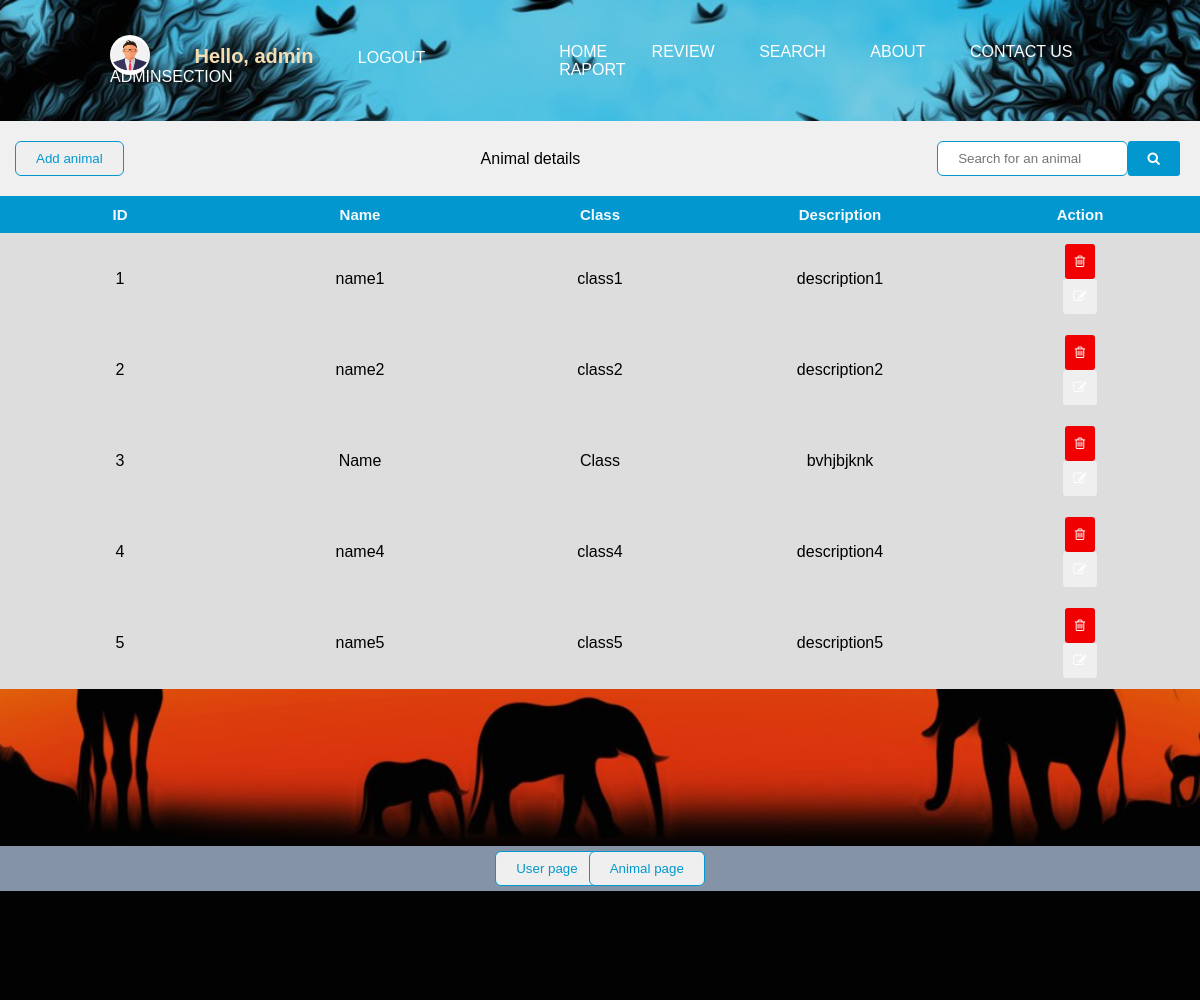
Page /PHP/adminAnimalPage.php (signed in) on the committed database.
### tables this page shows
CREATE TABLE `animals` (
  `id` int(11) NOT NULL,
  `name` varchar(30) NOT NULL,
  `class` varchar(30) NOT NULL,
  `description` text NOT NULL
);

### PHP/adminAnimalPage.php (the view, shortened to what this page needs)
<!DOCTYPE html>
<html lang="en">
<head>
    <link rel="stylesheet" href="../CSS/adminPage.css">
    <link rel="stylesheet" href="https://cdnjs.cloudflare.com/ajax/libs/font-awesome/4.7.0/css/font-awesome.min.css" type='text/css'>
</head>
<body>
    <div class="banner">
        <div class="navbar">
            <ul>
                <?php
                if (isset($_SESSION['id']) && isset($_SESSION['username'])) {
                ?>
                    <li> <img src="../Img/profile.jpg" alt=""> </li>
                    <li>
                        <h1>Hello, <?php echo $_SESSION['username']; ?></h1>
                    </li>
                    <li><a href="logout.php" target="_top">Logout</a></li>
                <?php
                } else {
                ?>
                    <li><a href="Login.php" target="_top">Log In</a></li>
                <?php
                }
                ?>
                <?php if ($_SESSION['username'] == 'admin') { ?>
                    <li><a href="adminPage.php" target="_top">AdminSection</a></li>
                <?php
                }
                ?>
            </ul>
            <ul>
                <li><a href="../PHP/Welcome.php">Home</a></li>
                <li><a href="../PHP/Review.php" target="_top">Review</a></li>
                <li><a href="/PHP/search.php" target="_top">Search</a></li>
                <li><a href="../HTML/about.html" target="_top">About</a></li>
                <li><a href="../HTML/contact.html" target="_top">Contact Us</a></li>
                <li><a href="../HTML/raport.html" target="_top">Raport</a></li>
            </ul>
        </div>
        <div class="table">
            <div class="table_header">
                <form action="../PHP/addNewAnimal.php">
                    <input type="submit" value="Add animal" />
                </form>
                <p>Animal details</p>
                <form action="../PHP/adminSearchAnimalForm.php" method="GET">
                    <input type="text" name="search" id="search" placeholder="Search for an animal">
                    <button class="search" type="submit"><i class="fa fa-search"></i></button>
                </form>
            </div>
            <div class="table_section">
                <table id="myTable">
                    <thead>
                        <tr>
                            <th>ID</th>
                            <th>Name</th>
                            <th>Class</th>
                            <th>Description</th>
                            <th>Action</th>
                        </tr>
                    </thead>
                    <tbody>
                        <?php
                        $conn = mysqli_connect("localhost", "root", "", "atlaszoologic") or die("Connection failed");
                        $query = "SELECT id, name, class, description FROM animals";
                        $result = $conn->query($query);
                        if ($result->num_rows > 0) {
                            while ($row = $result->fetch_assoc()) {
                        ?>
                                <tr>
                                    <td> <?php echo $row["id"]; ?> </td>
                                    <td> <?php echo $row["name"]; ?> </td>
                                    <td> <?php echo $row["class"]; ?> </td>
                                    <td> <?php echo $row["description"]; ?> </td>
                                    <td>
                                        <div class="delete" name="delete" id="delete-<?php echo $row["id"]; ?>" onclick="deleteAnimal(<?php echo $row['id']; ?>)">
                                            <button><i class="fa fa-trash-o"></i></button>
                                        </div>
                                        <form action="../PHP/animalUpdateForm.php?" metod="POST">
                                            <button><i class="fa fa-edit"></i></button>
                                        </form>
                                    </td>
                                </tr>
                        <?php
                            }
                        } else {
                            echo "0 results";
                        }
                        ?>
                    </tbody>
                </table>
            </div>
        </div>
        <div class="pagination">
            <form action="../PHP/adminPage.php">
                <input type="submit" value="User page" />
            </form>
            <form action="../PHP/adminAnimalPage.php">
                <input type="submit" value="Animal page" />
            </form>
        </div>
    </div>
</body>
</html>

### CSS/adminPage.css (style rules this page uses)
* { margin: 0; padding: 0; font-family: 'Gill Sans', 'Gill Sans MT', Calibri, 'Trebuchet MS', sans-serif; box-sizing: border-box; }
.banner { width: 100%; height: 1000px; background-image: url("../Img/animals4.jpg"); background-size: cover; background-position: center; }
.navbar { width: 85%; margin: auto; padding: 35px 0; display: flex; align-items: center; justify-content: space-between; }
.navbar ul li { list-style: none; display: inline-block; margin: 0 20px; }
.navbar ul li img { width: 40px; height: 40px; border-radius: 20px; margin-bottom: -12px; }
.navbar ul li h1 { color: wheat; font-size: 20px; }
.navbar ul li a { text-decoration: none; color:white; text-transform: uppercase; }
.table { width: 100%; }
.table_header { display: flex; justify-content: space-between; align-items: center; padding: 20px; background-color: rgb(240, 240, 240); }
.table_header p { color: #000000; }
button { outline: none; border: none; border-radius: 3px; cursor: pointer; padding: 10px; color: #ffffff; }
td button:nth-child(1) { background-color: #f00000; }
.search { padding: 10px 20px; color: #ffffff; background-color: #0298cf; }
input { padding: 9px 20px; margin: -5px; outline: none; border: 1px solid #0298cf; border-radius: 6px; color: #0298cf; }
.table_section { height: 650px; overflow: auto; }
table { width: 100%; table-layout: fixed; min-width: 1000px; border-collapse: collapse; }
thead th { position: sticky; top: 0; background-color: #0298cf; color: #f6f9fc; font-size: 15px; }
th, td { border-bottom: 1px solid #dddddd; padding: 10px 20px; word-break: break-all; text-align: center; background-color: #ddd; }
.pagination { display: flex; justify-content: center; width: 100%; padding: 10px 20px; background: #8493a5; }

### rows in the picture
animals: id "1", name "name1", class "class1", description "description1"
animals: id "2", name "name2", class "class2", description "description2"
animals: id "3", name "Name", class "Class", description "bvhjbjknk"
animals: id "4", name "name4", class "class4", description "description4"
animals: id "5", name "name5", class "class5", description "description5"

### other values in the picture
$_SESSION['username'] "admin"
